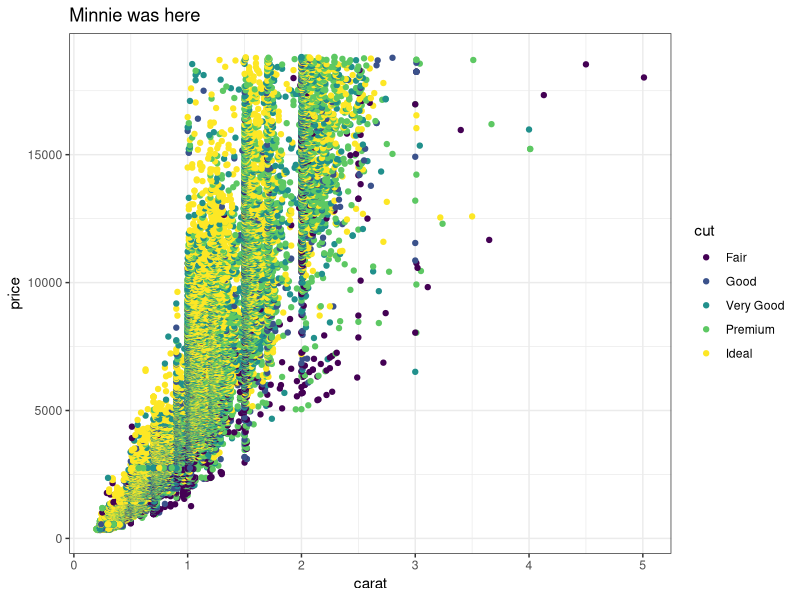
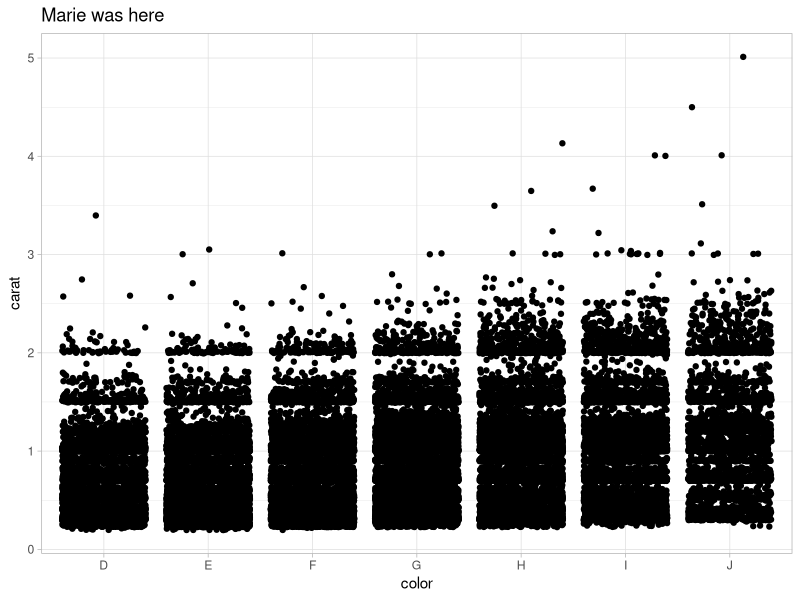
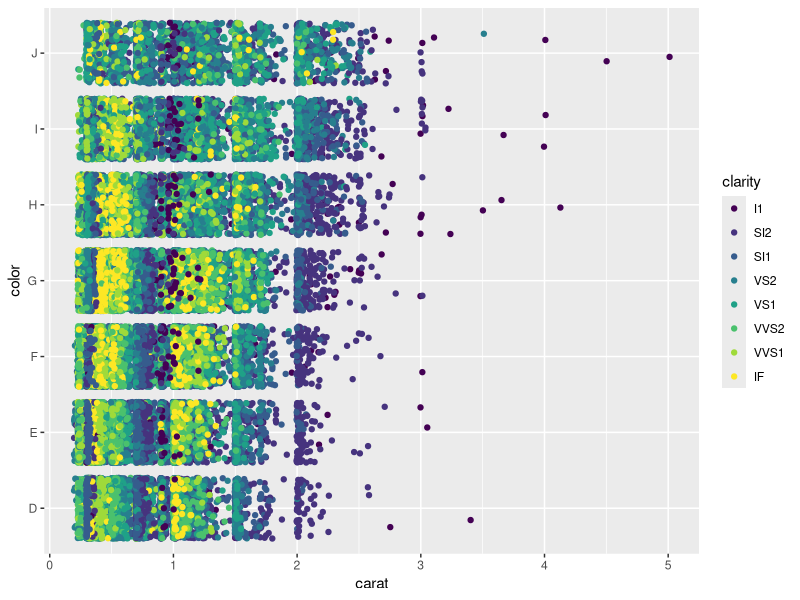
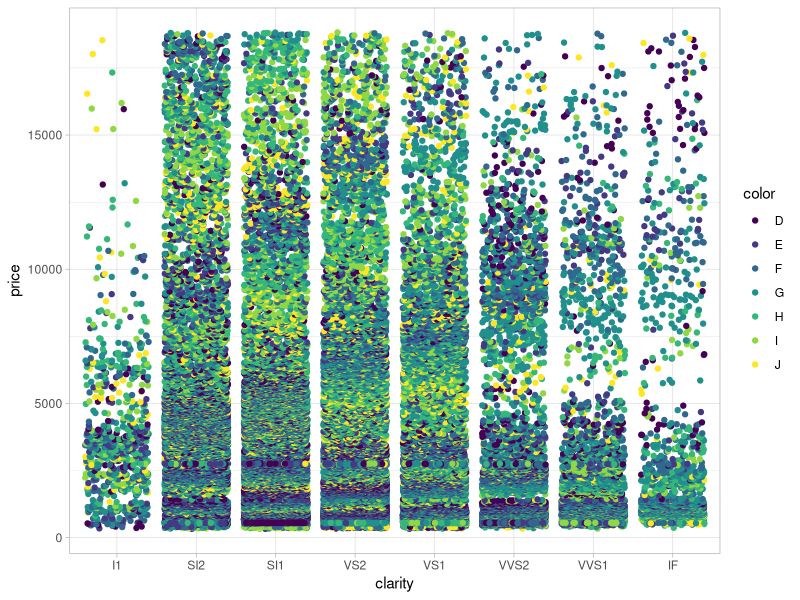

The R script that drew these images, in order:
## ---- chunk 1
knitr::opts_chunk$set(echo = TRUE)
library(tidyverse)
## ---- chunk 2
# Partner 1: 
# Run the code below to see the original graph
# Change the code below to make the point color change based on 'cut', and update the theme to theme_bw(). Update the title to include your first name. 

ggplot(data = diamonds, aes(x = carat, y = price)) +
  geom_point(aes(color=cut)) +
  theme_bw() +
  labs(title = "Minnie was here")
## ---- chunk 3
# Partner 2: 
# Run the code below to see the original graph
# Change the code below to make the geom a geom_jitter, and update the theme to theme_light. Update the title to include your first name. 

ggplot(data = diamonds, aes(x = color, y = carat)) +
  geom_jitter() +
  labs(title = "Marie was here") +
  theme_light()

## ---- chunk 4


# Time to break shit
ggplot(data = diamonds, aes(x = carat, y = color)) +
  geom_jitter(aes(color = clarity))


## Minnie edited graph to be weird
ggplot(data = diamonds, aes(x = clarity, y = price)) +
  geom_jitter(aes(color=color)) +
  theme_light()

## ---- chunk 5
